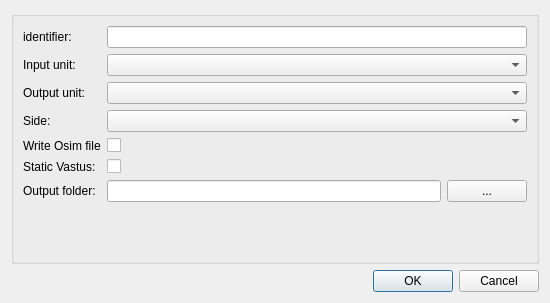
<?xml version="1.0" encoding="UTF-8"?>
<ui version="4.0">
 <class>ConfigureDialog</class>
 <widget class="QDialog" name="ConfigureDialog">
  <property name="geometry">
   <rect>
    <x>0</x>
    <y>0</y>
    <width>550</width>
    <height>303</height>
   </rect>
  </property>
  <property name="windowTitle">
   <string>Configure Fieldwork Gait2392 Muscle HMF Step</string>
  </property>
  <layout class="QGridLayout" name="gridLayout">
   <item row="0" column="0">
    <widget class="QGroupBox" name="configGroupBox">
     <property name="title">
      <string/>
     </property>
     <layout class="QFormLayout" name="formLayout">
      <item row="0" column="0">
       <widget class="QLabel" name="label0">
        <property name="text">
         <string>identifier:  </string>
        </property>
       </widget>
      </item>
      <item row="0" column="1">
       <widget class="QLineEdit" name="lineEdit0"/>
      </item>
      <item row="1" column="0">
       <widget class="QLabel" name="label2">
        <property name="text">
         <string>Input unit:</string>
        </property>
       </widget>
      </item>
      <item row="2" column="0">
       <widget class="QLabel" name="label3">
        <property name="text">
         <string>Output unit:</string>
        </property>
       </widget>
      </item>
      <item row="6" column="0">
       <widget class="QLabel" name="label1">
        <property name="text">
         <string>Output folder:</string>
        </property>
       </widget>
      </item>
      <item row="4" column="0">
       <widget class="QLabel" name="label4">
        <property name="text">
         <string>Write Osim file</string>
        </property>
       </widget>
      </item>
      <item row="3" column="0">
       <widget class="QLabel" name="label5">
        <property name="text">
         <string>Side:  </string>
        </property>
       </widget>
      </item>
      <item row="3" column="1">
       <widget class="QComboBox" name="comboBox_side"/>
      </item>
      <item row="1" column="1">
       <widget class="QComboBox" name="comboBox_in_unit"/>
      </item>
      <item row="2" column="1">
       <widget class="QComboBox" name="comboBox_out_unit"/>
      </item>
      <item row="4" column="1">
       <widget class="QCheckBox" name="checkBox_write_osim_file">
        <property name="text">
         <string/>
        </property>
       </widget>
      </item>
      <item row="6" column="1">
       <layout class="QHBoxLayout" name="horizontalLayout">
        <item>
         <widget class="QLineEdit" name="lineEdit_osim_output_dir"/>
        </item>
        <item>
         <widget class="QPushButton" name="pushButton_osim_output_dir">
          <property name="text">
           <string>...</string>
          </property>
         </widget>
        </item>
       </layout>
      </item>
      <item row="5" column="0">
       <widget class="QLabel" name="label">
        <property name="text">
         <string>Static Vastus:</string>
        </property>
       </widget>
      </item>
      <item row="5" column="1">
       <widget class="QCheckBox" name="checkBox_static_vas">
        <property name="text">
         <string/>
        </property>
       </widget>
      </item>
     </layout>
    </widget>
   </item>
   <item row="1" column="0">
    <widget class="QDialogButtonBox" name="buttonBox">
     <property name="orientation">
      <enum>Qt::Horizontal</enum>
     </property>
     <property name="standardButtons">
      <set>QDialogButtonBox::Cancel|QDialogButtonBox::Ok</set>
     </property>
    </widget>
   </item>
  </layout>
 </widget>
 <tabstops>
  <tabstop>lineEdit0</tabstop>
  <tabstop>comboBox_in_unit</tabstop>
  <tabstop>comboBox_out_unit</tabstop>
  <tabstop>comboBox_side</tabstop>
  <tabstop>checkBox_write_osim_file</tabstop>
  <tabstop>checkBox_static_vas</tabstop>
  <tabstop>lineEdit_osim_output_dir</tabstop>
  <tabstop>pushButton_osim_output_dir</tabstop>
  <tabstop>buttonBox</tabstop>
 </tabstops>
 <resources/>
 <connections>
  <connection>
   <sender>buttonBox</sender>
   <signal>accepted()</signal>
   <receiver>ConfigureDialog</receiver>
   <slot>accept()</slot>
   <hints>
    <hint type="sourcelabel">
     <x>248</x>
     <y>254</y>
    </hint>
    <hint type="destinationlabel">
     <x>157</x>
     <y>274</y>
    </hint>
   </hints>
  </connection>
  <connection>
   <sender>buttonBox</sender>
   <signal>rejected()</signal>
   <receiver>ConfigureDialog</receiver>
   <slot>reject()</slot>
   <hints>
    <hint type="sourcelabel">
     <x>316</x>
     <y>260</y>
    </hint>
    <hint type="destinationlabel">
     <x>286</x>
     <y>274</y>
    </hint>
   </hints>
  </connection>
 </connections>
</ui>
